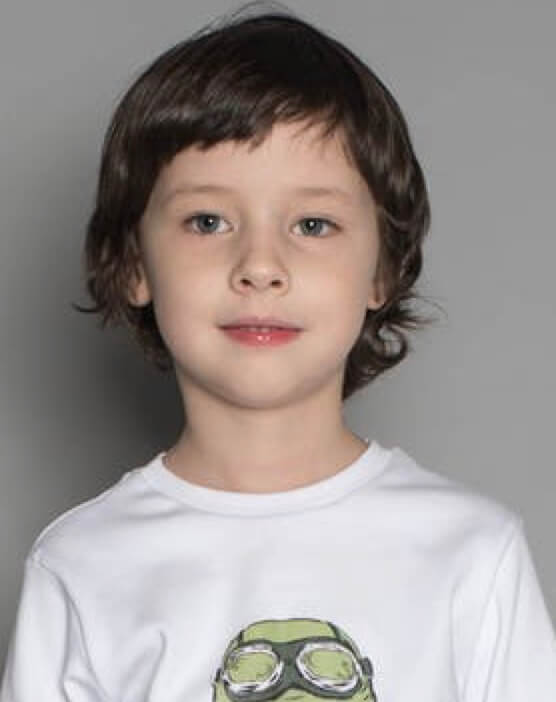
#> input picture 8人脸检测/imgs/1.jpg, 556 x 702 px; its folder holds only this picture in this run
$ python 1.haar.py
#> lines starting #> are read from the running program, lines starting #| are printed output that depends on the picture; after the words box and inside, x2 and y2 are one past the last pixel; in counts of white or black regions, pixels touching at a corner belong together
'''
haar 检测人脸
1. 导入人脸图片
2. 使用haar模型检测
3. 将识别结果矩形框画出
'''

import cv2
import numpy as np
import glob
import os

# 导入opencv haar人脸检测模型(github直接下载)，正脸检测
face_detector = cv2.CascadeClassifier(
    '/Users/azir/Desktop/python_vision/8人脸检测/data/haarcascades/haarcascade_frontalface_default.xml')

for jpgPath in reversed(glob.glob('/Users/azir/Desktop/python_vision/8人脸检测/imgs/*.jpg')):

    img = cv2.imread(jpgPath)
#> img is the input picture: shape (702, 556, 3); mean B, G, R 144.2, 147, 154.6
    imgSize = cv2.resize(img, (620, 400))
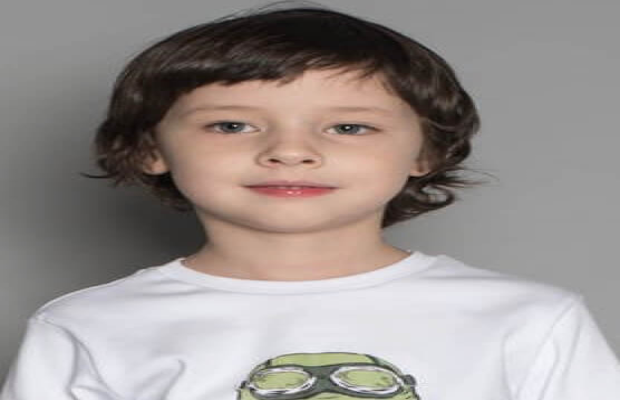
#> imgSize: shape (400, 620, 3); mean B, G, R 144.1, 146.9, 154.5
    # haar 需要的是灰度图
    grey = cv2.cvtColor(imgSize, code=cv2.COLOR_BGR2GRAY)
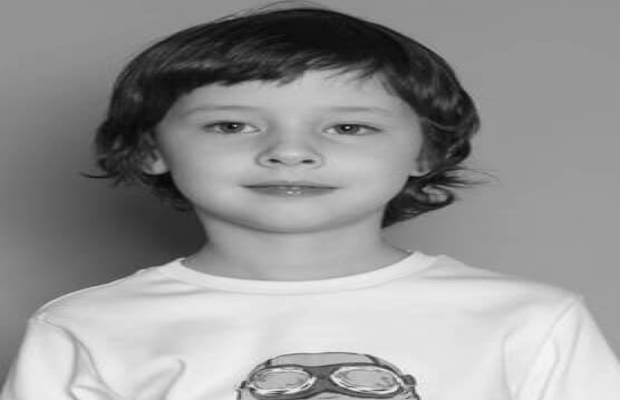
#> grey: shape (400, 620); min 2, max 245, mean 148.9
    # 检测人脸 -- 调节参数，让检测更准确  scaleFactor调整图片尺寸，minNeighbors 候选人脸数量(影响准确率)  minSize 最小人脸尺寸  maxSize最大人脸尺寸
    detections = face_detector.detectMultiScale(
        grey, scaleFactor=1.18, minNeighbors=4, minSize=(20, 20), maxSize=(300, 300))
#> detections = [[161, 27, 261, 261]]
    # 绘制人脸框
    for rect in detections:
        x, y, w, h = rect
        cv2.rectangle(imgSize, (x, y), (x+w, y+h), (0, 255, 0), 1)
#> this loop made 1 pass
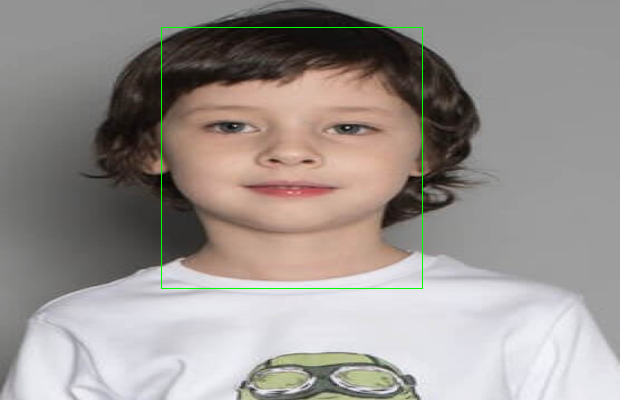
#> imgSize: shape (400, 620, 3); 0.42% of pixels changed, all inside (x1, y1, x2, y2) = (161, 27, 423, 289)
    cv2.imshow('Demo', imgSize)
    cv2.waitKey(3000)

    print(jpgPath)
cv2.destroyAllWindows()

$ run again, on 8人脸检测/imgs/5.jpg
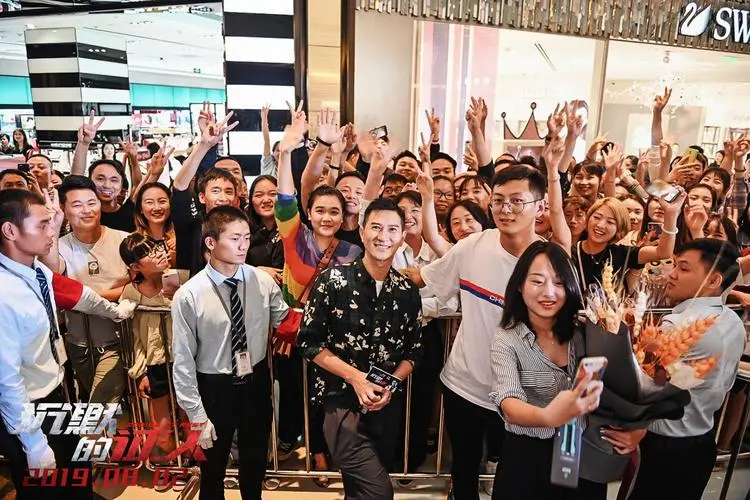
#> input picture 8人脸检测/imgs/5.jpg, 750 x 500 px
#> img is the input picture: shape (500, 750, 3); mean B, G, R 105.3, 115.3, 138
#> `grey = cv2.cvtColor(imgSize, code=cv2.COLOR_BGR2GRAY)`:
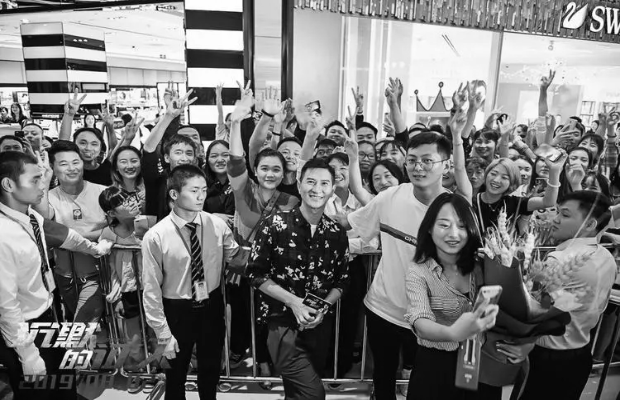
#> grey: shape (400, 620); min 0, max 255, mean 120.9
#> detections = [[75, 133, 28, 28], [115, 150, 28, 28], [511, 159, 26, 26], [54, 151, 32, 32], [254, 155, 33, 33], [298, 168, 36, 36], [180, 178, 32, 32], [426, 207, 48, 48]]
#> the loop `for rect in detections:` made 8 passes
#> after the loop `for rect in detections:`:
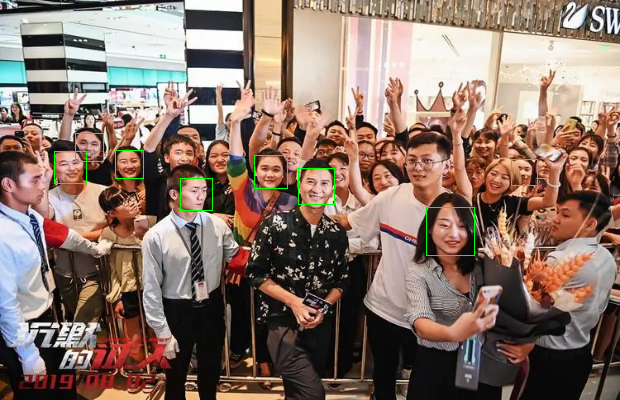
#> imgSize: shape (400, 620, 3); mean B, G, R 104.9, 116, 137.5

$ run again, on 8人脸检测/imgs/2.jpg
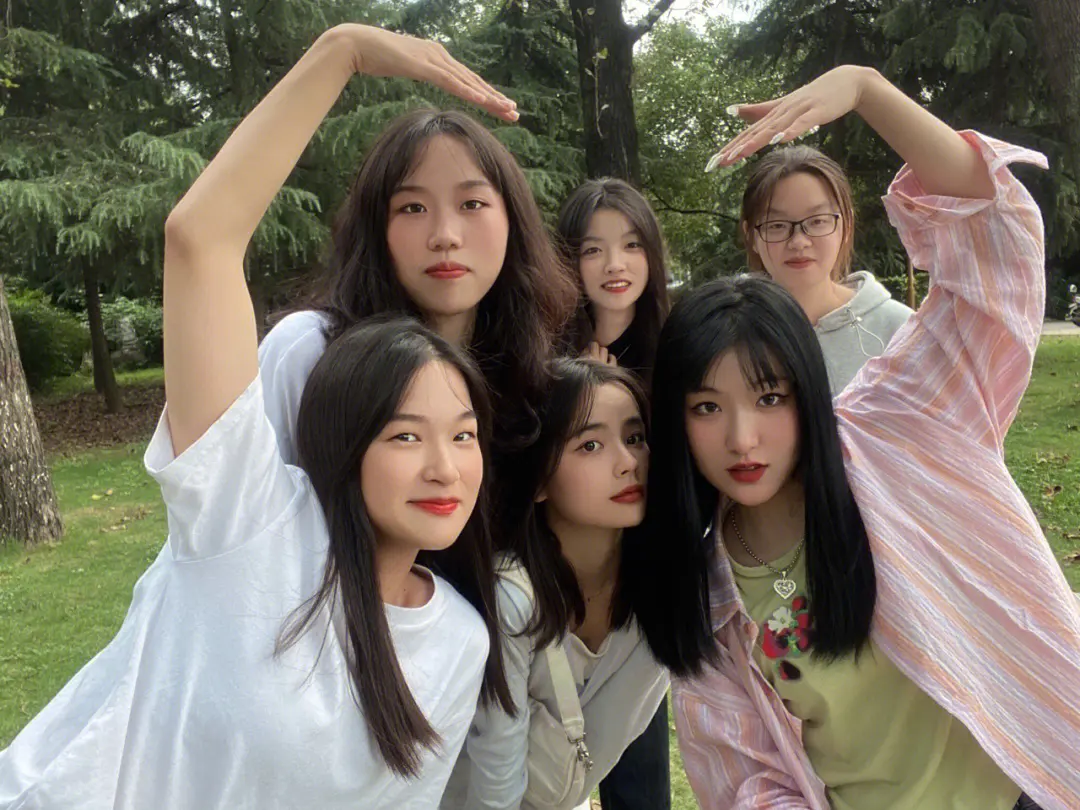
#> input picture 8人脸检测/imgs/2.jpg, 1080 x 810 px
#> img is the input picture: shape (810, 1080, 3); mean B, G, R 98.9, 111.7, 119.1
#> `grey = cv2.cvtColor(imgSize, code=cv2.COLOR_BGR2GRAY)`:
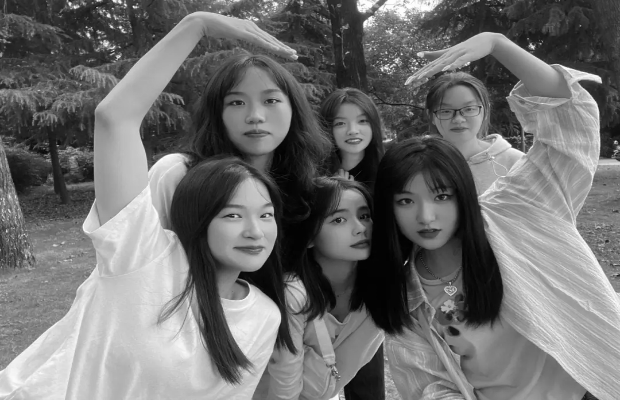
#> grey: shape (400, 620); min 0, max 255, mean 112.3
#> detections = [[327, 103, 52, 52], [429, 87, 60, 60], [213, 186, 76, 76], [215, 70, 83, 83], [386, 171, 80, 80], [321, 191, 70, 70]]
#> the loop `for rect in detections:` made 6 passes
#> after the loop `for rect in detections:`:
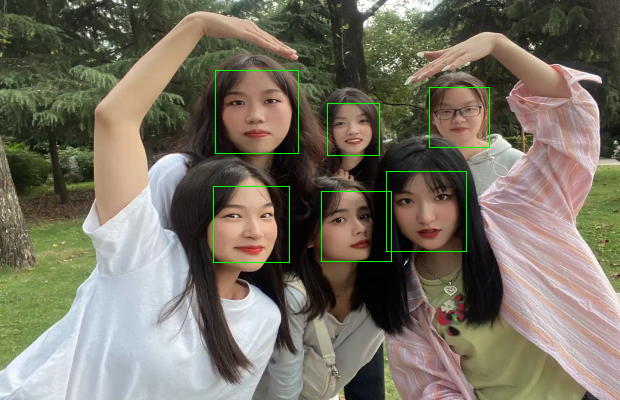
#> imgSize: shape (400, 620, 3); mean B, G, R 98.5, 113, 118.5

$ run again, on 8人脸检测/imgs/3.jpg
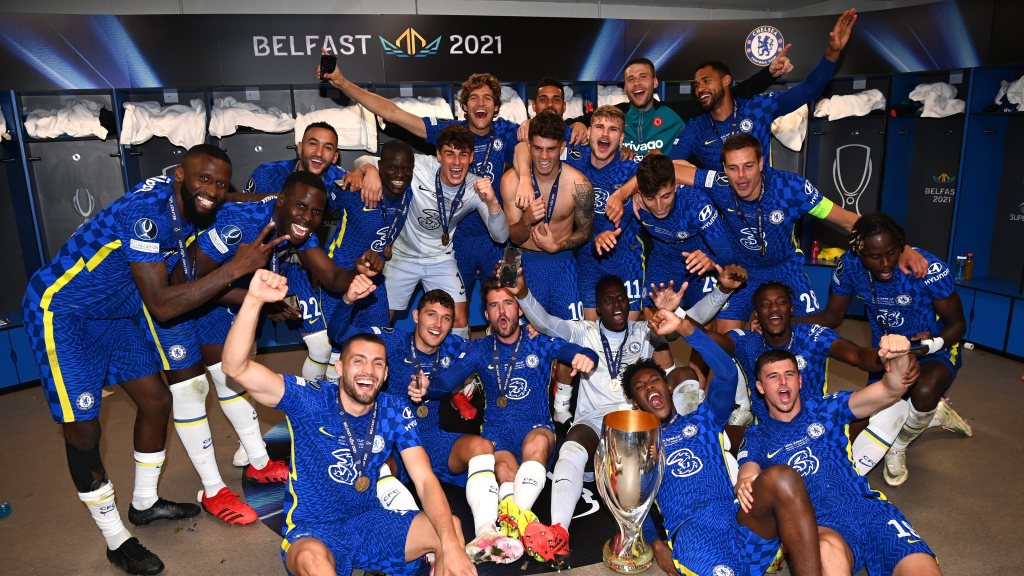
#> input picture 8人脸检测/imgs/3.jpg, 4096 x 2304 px (shown at 1/4 size)
#> img is the input picture: shape (2304, 4096, 3); mean B, G, R 90.5, 74.5, 78.5
#> `grey = cv2.cvtColor(imgSize, code=cv2.COLOR_BGR2GRAY)`:
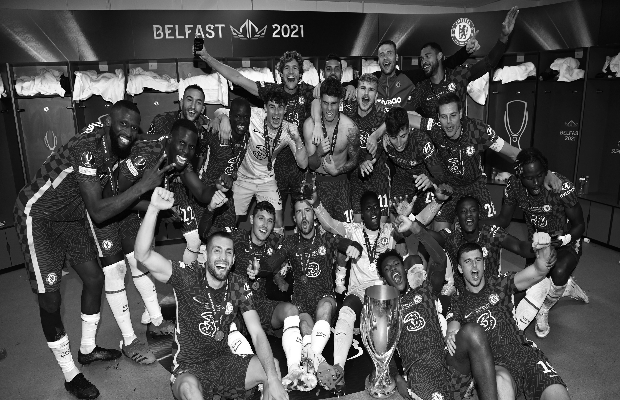
#> grey: shape (400, 620); min 1, max 255, mean 77.4
#> detections = [[374, 44, 26, 26], [278, 58, 26, 26], [318, 94, 25, 25], [436, 105, 27, 27], [459, 248, 30, 30], [206, 238, 34, 34]]
#> the loop `for rect in detections:` made 6 passes
#> after the loop `for rect in detections:`:
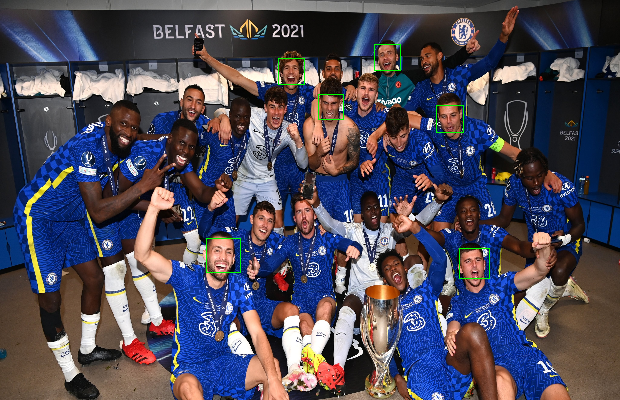
#> imgSize: shape (400, 620, 3); mean B, G, R 90.2, 74.9, 78.2

$ run again, on 8人脸检测/imgs/4.jpg
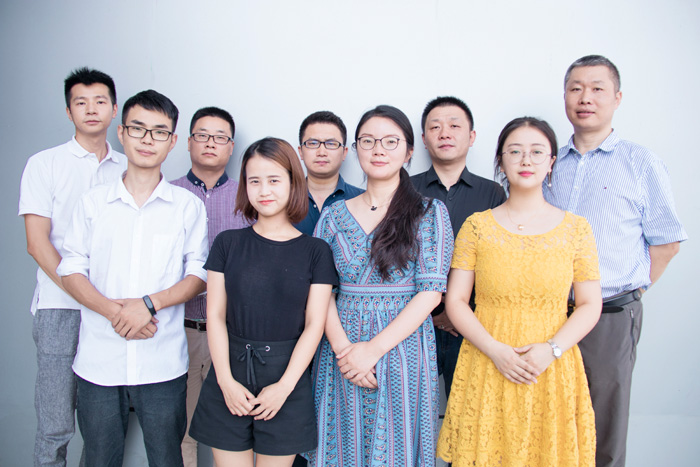
#> input picture 8人脸检测/imgs/4.jpg, 700 x 467 px
#> img is the input picture: shape (467, 700, 3); mean B, G, R 179.1, 175.9, 178.4
#> `grey = cv2.cvtColor(imgSize, code=cv2.COLOR_BGR2GRAY)`:
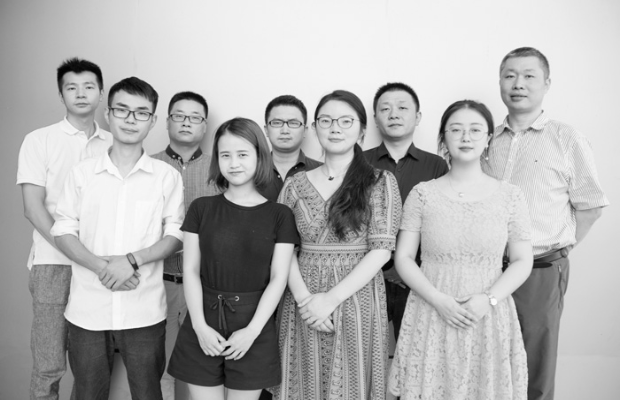
#> grey: shape (400, 620); min 1, max 253, mean 176.9
#> detections = [[161, 98, 50, 50], [260, 103, 52, 52], [210, 134, 52, 52], [493, 55, 56, 56], [56, 67, 51, 51], [369, 88, 53, 53], [310, 100, 55, 55], [439, 108, 56, 56], [101, 88, 63, 63]]
#> the loop `for rect in detections:` made 9 passes
#> after the loop `for rect in detections:`:
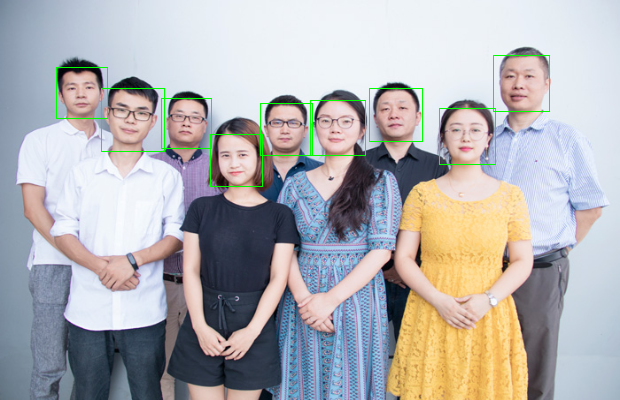
#> imgSize: shape (400, 620, 3); mean B, G, R 177.7, 176.5, 177
